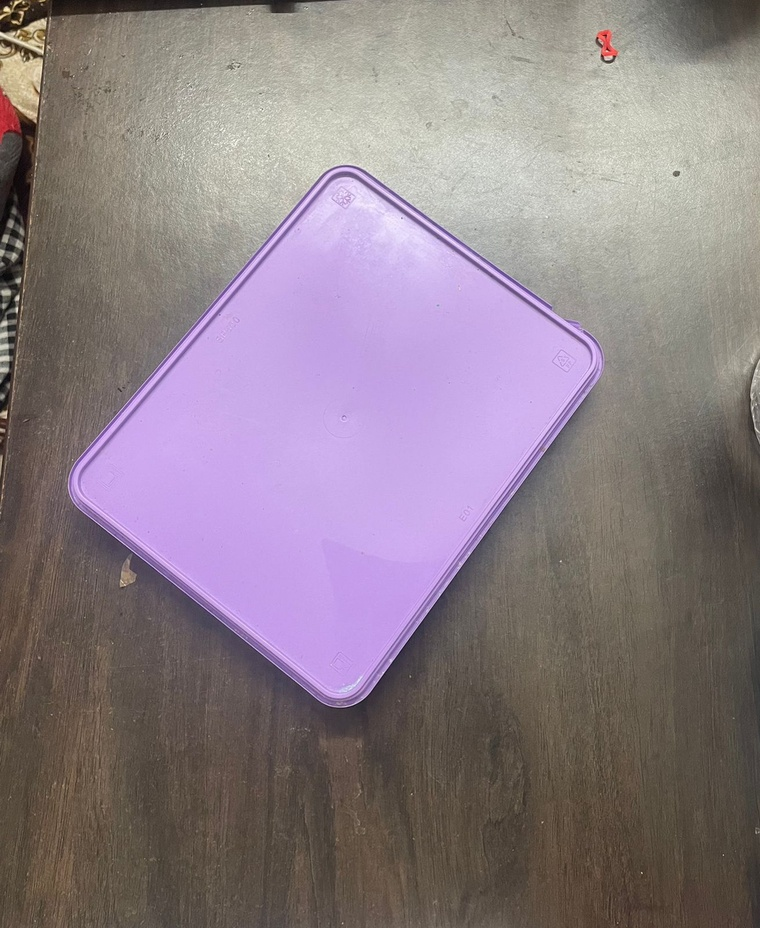
#> input picture images/Image-raw.jpg, 760 x 928 px, shrunk from 1310 x 1600 before the run
$ python -i detect_box.py   (imports and definitions only)
#> lines starting #> are read from the running program, lines starting #| are printed output that depends on the picture; after the words box and inside, x2 and y2 are one past the last pixel; in counts of white or black regions, pixels touching at a corner belong together
#> further down, picture is the input picture: shape (928, 760, 3); mean B, G, R 133.7, 126.7, 140
"""
Box Detection Module
Detects rectangular boxes in images using contour detection.
"""

import cv2
import numpy as np


def preprocess_image(image):
    """
    Preprocess image for box detection.

    Args:
        image: Input image (BGR format)

    Returns:
        edges: Canny edge detected image
    """
    # Convert to grayscale
    gray = cv2.cvtColor(image, cv2.COLOR_BGR2GRAY)
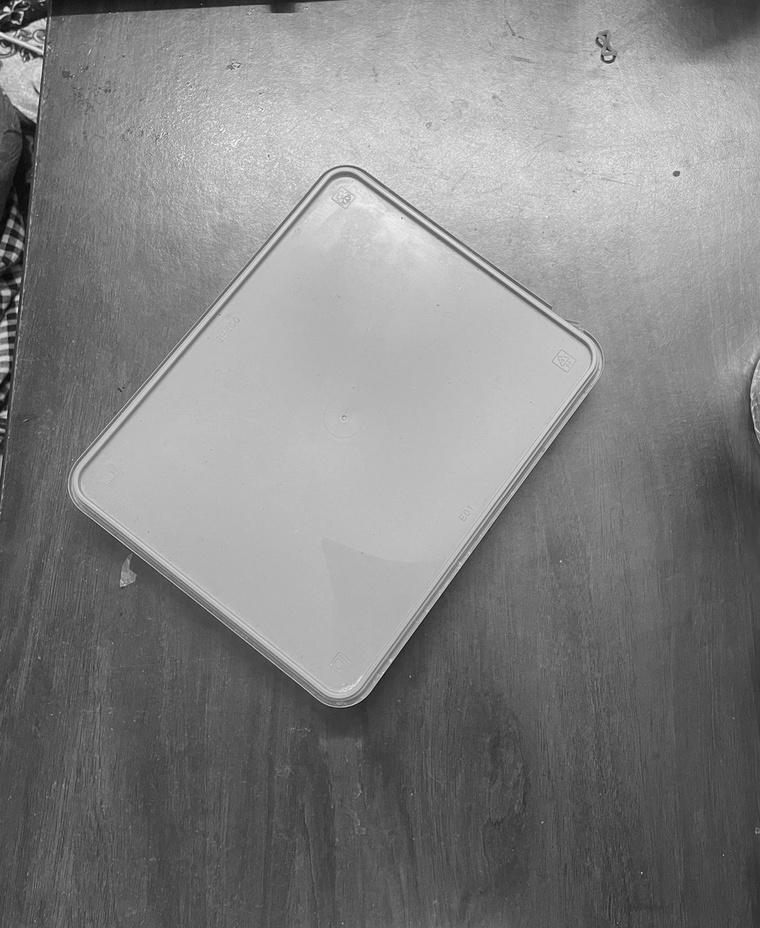
#> gray: shape (928, 760); min 5, max 254, mean 131.5

    # Apply Gaussian blur to reduce noise
    blurred = cv2.GaussianBlur(gray, (5, 5), 0)

    # Canny edge detection
    edges = cv2.Canny(blurred, 50, 150)
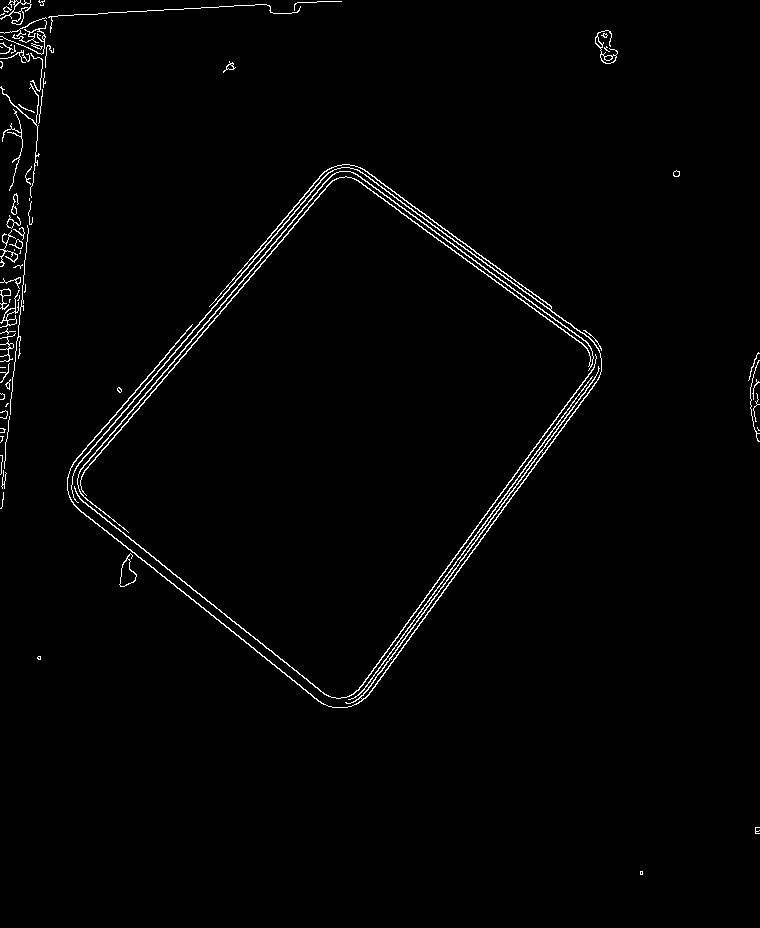
#> edges: shape (928, 760); 1.5% white in thin lines or dots

    return edges


def find_box_contour(edges):
    """
    Find the largest rectangular contour in the image.

    Args:
        edges: Edge detected image

    Returns:
        contour: Largest rectangular contour, or None if not found
    """
    # Find contours
    contours, _ = cv2.findContours(edges, cv2.RETR_EXTERNAL, cv2.CHAIN_APPROX_SIMPLE)
#> contours = 76 contours, 55 with area under 20; largest, box (x1, y1, x2, y2) and area: (67, 164, 602, 708) 2382, (77, 171, 594, 533) 866, (74, 354, 597, 699) 436, (119, 553, 137, 587) 278, (0, 0, 32, 25) 199

    if not contours:
        return None

    # Sort contours by area (largest first)
    contours = sorted(contours, key=cv2.contourArea, reverse=True)

    # Find the largest rectangular contour
    for contour in contours:
        # Approximate contour to polygon
        peri = cv2.arcLength(contour, True)
        approx = cv2.approxPolyDP(contour, 0.02 * peri, True)

        # Check if it's roughly rectangular (4 corners)
        if len(approx) == 4:
            # Check if area is significant
            area = cv2.contourArea(contour)
            if area > 1000:  # Minimum area threshold
                return contour
#> this loop made 76 passes
#> (peri, approx, area) on pass 3: (1627.3, [[596, 356], [346, 697], [74, 488], [346, 697]], 436)
#> peri on passes 1, 2, 4, 5, 7, 8: 4908, 3240.1, 102.3, 190.3, 197, 170.7

    # If no rectangular contour found, return largest contour
    return contours[0] if contours else None


def get_min_area_rect(contour):
    """
    Get minimum area rectangle from contour.

    Args:
        contour: Input contour

    Returns:
        rect: Tuple of ((center_x, center_y), (width, height), angle)
    """
    if contour is None:
        return None

    rect = cv2.minAreaRect(contour)
    return rect


def detect_box(image):
    """
    Main function to detect box in image.

    Args:
        image: Input image (BGR format)

    Returns:
        contour: Detected box contour
        rect: Minimum area rectangle
        edges: Edge detected image (for visualization)
    """
    # Preprocess
    edges = preprocess_image(image)

    # Find box contour
    contour = find_box_contour(edges)
#> contour = contour of 1691 points, box (x1, y1, x2, y2) (67, 164, 602, 708), area 2382

    # Get minimum area rectangle
    rect = get_min_area_rect(contour) if contour is not None else None
#> in get_min_area_rect, `rect = cv2.minAreaRect(contour)`: rect = ((340.4, 428.3), (454.5, 376.2), -51.4)
#> rect = ((340.4, 428.3), (454.5, 376.2), -51.4)

    return contour, rect, edges

>>> import cv2
>>> picture = cv2.imread('../images/Image-raw.jpg')
>>> result = detect_box(picture)
